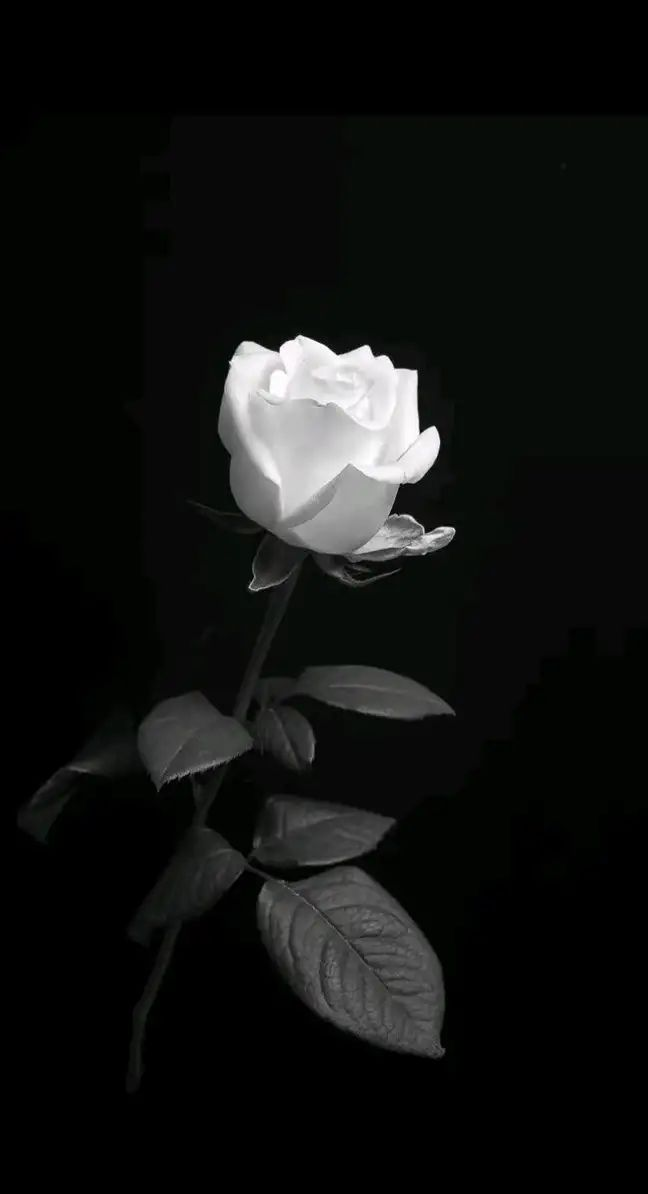
#> input picture minggu 9 PCD/bimodal.jpg, 648 x 1194 px
$ jupyter execute segmentasi_citra.ipynb   (older library calls are emulated)
#> lines starting #> are read from the running program, lines starting #| are printed output that depends on the picture; after the words box and inside, x2 and y2 are one past the last pixel; in counts of white or black regions, pixels touching at a corner belong together
[cell 1]
import numpy as np
import cv2
import matplotlib.pyplot as plt
from skimage.segmentation import watershed
from skimage.feature import peak_local_max
from scipy import ndimage

# =========================
# SAFE READ
# =========================
def safe_read(path):
#> called with path = 'bimodal.jpg'
    img = cv2.imread(path, 0)
#> img: shape (1194, 648); min 0, max 255, mean 17.7
#> call 2 of safe_read, with path = 'uneve.png'
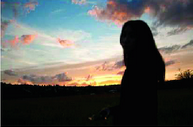
#> input picture minggu 9 PCD/uneve.png, 193 x 127 px
#> call 3 of safe_read, with path = 'overlapping.jpg'
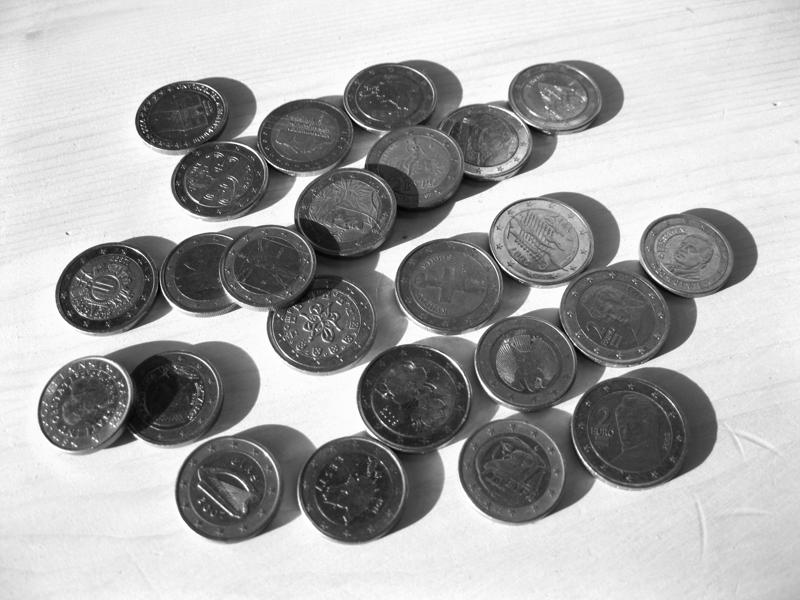
#> input picture minggu 9 PCD/overlapping.jpg, 800 x 600 px
#> in safe_read, img is the input picture: shape (600, 800); min 0, max 255, mean 168.4
    if img is None:
        raise ValueError(f"Gagal load: {path}")
    return img


# =========================
# AUTO GT GENERATOR
# =========================
def generate_gt(img, mode):
#> called with mode = 'bimodal'
    blur = cv2.GaussianBlur(img, (5,5), 0)

    if mode == "bimodal":
        _, gt = cv2.threshold(blur, 0, 255, cv2.THRESH_BINARY + cv2.THRESH_OTSU)
#> gt: shape (1194, 648); 4.6% white; 13 white regions (10 under 20 px), largest, box (x1, y1, x2, y2) and area: (222, 335, 455, 559) 35321, (198, 761, 217, 769) 44, (249, 582, 262, 591) 36

    elif mode == "uneven":
        gt = cv2.adaptiveThreshold(
            blur, 255,
            cv2.ADAPTIVE_THRESH_GAUSSIAN_C,
            cv2.THRESH_BINARY,
            21, 5
        )

    elif mode == "overlap":
        _, binary = cv2.threshold(blur, 0, 255, cv2.THRESH_BINARY + cv2.THRESH_OTSU)

        dist = ndimage.distance_transform_edt(binary)
        coords = peak_local_max(dist, footprint=np.ones((3,3)), labels=binary)

        mask = np.zeros(dist.shape, dtype=bool)
        if len(coords) > 0:
            mask[tuple(coords.T)] = True

        markers, _ = ndimage.label(mask)
        labels = watershed(-dist, markers, mask=binary)

        gt = (labels > 0).astype(np.uint8) * 255

    else:
        gt = np.zeros_like(img)

    return gt


# =========================
# LOAD IMAGES
# =========================
def load_images():
    images = {}

    img1 = safe_read("bimodal.jpg")
    img2 = safe_read("uneve.png")   # pastikan nama benar
    img3 = safe_read("overlapping.jpg")

    gt1 = cv2.imread("bimodal_gt.png", 0)
    gt2 = cv2.imread("uneven_gt.png", 0)
    gt3 = cv2.imread("overlap_gt.png", 0)

    if gt1 is None:
        gt1 = generate_gt(img1, "bimodal")
    if gt2 is None:
        gt2 = generate_gt(img2, "uneven")
#> call 2 of generate_gt, with mode = 'uneven'
#> in generate_gt (call 2), `gt = cv2.adaptiveThreshold( blur, 255, cv2.ADAPTIVE_THRESH_GAUSSIAN_C,..`:
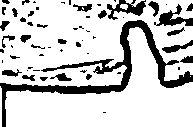
#> gt: shape (127, 193); 80.6% white; 58 black regions (29 under 20 px), largest, box (x1, y1, x2, y2) and area: (0, 20, 193, 127) 2665, (107, 0, 146, 20) 342, (154, 4, 193, 26) 340
    if gt3 is None:
        gt3 = generate_gt(img3, "overlap")
#> call 3 of generate_gt, with mode = 'overlap'
#> in generate_gt (call 3), `_, binary = cv2.threshold(blur, 0, 255, cv2.THRESH_BINARY + cv2.THRESH..`: binary: shape (600, 800); 56.1% white; 3 black regions (1 under 20 px), largest, box (x1, y1, x2, y2) and area: (55, 60, 758, 544) 191608, (38, 341, 260, 454) 18945
#> in generate_gt (call 3), `dist = ndimage.distance_transform_edt(binary)`:
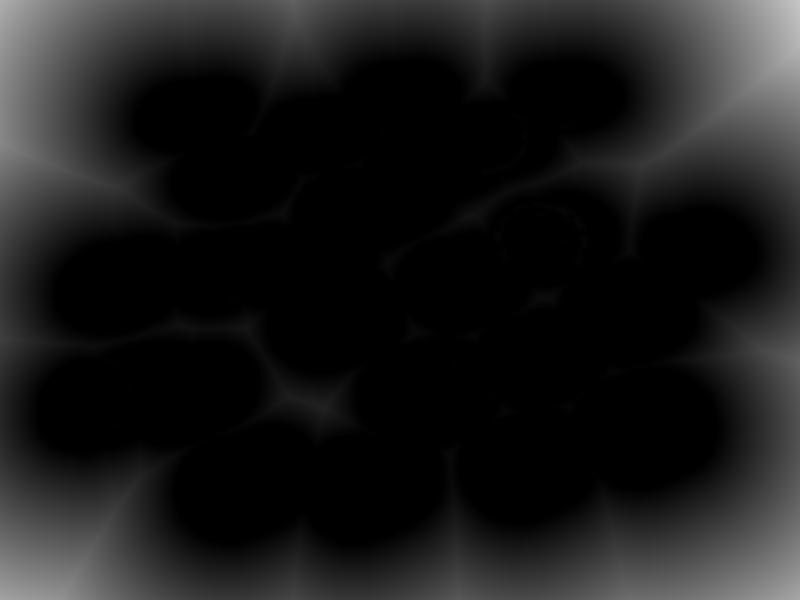
#> dist: shape (600, 800) float64; min 0, max 198.1, mean 27
#> in generate_gt (call 3), `coords = peak_local_max(dist, footprint=np.ones((3,3)), labels=binary)`: coords = 1564 pairs, first value 1 to 598, second value 1 to 798
#> in generate_gt (call 3), `labels = watershed(-dist, markers, mask=binary)`:
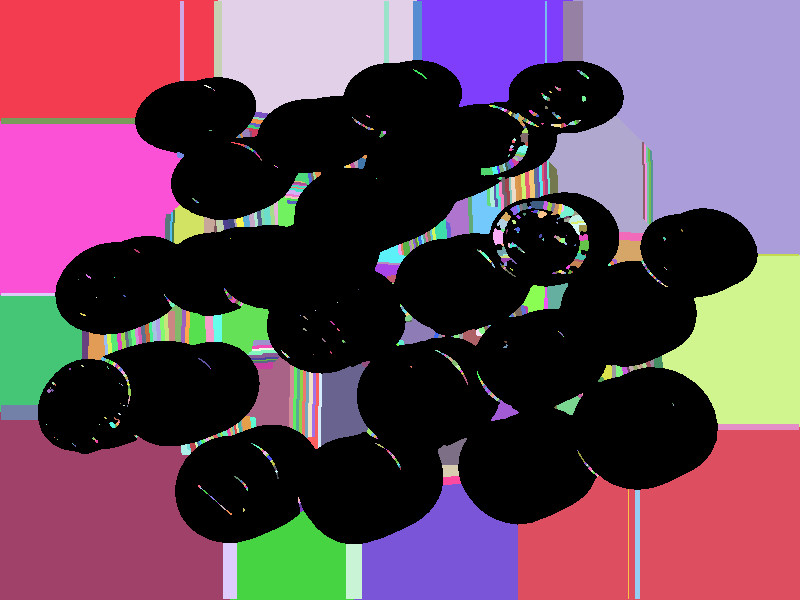
#> labels: shape (600, 800) int32; 723 distinct labels, from 0 to 722; one colour per label, 0 black

    gt1 = (gt1 > 0).astype(np.uint8)*255
    gt2 = (gt2 > 0).astype(np.uint8)*255
    gt3 = (gt3 > 0).astype(np.uint8)*255

    images["bimodal"] = (img1, gt1)
    images["uneven"] = (img2, gt2)
    images["overlap"] = (img3, gt3)

    return images


# =========================
# METRICS
# =========================
def metrics(pred, gt):
    pred = (pred>0).astype(np.uint8)
    gt = (gt>0).astype(np.uint8)

    tp = np.sum((pred==1)&(gt==1))
    fp = np.sum((pred==1)&(gt==0))
    fn = np.sum((pred==0)&(gt==1))
    tn = np.sum((pred==0)&(gt==0))

    iou = tp/(tp+fp+fn+1e-6)
    dice = 2*tp/(2*tp+fp+fn+1e-6)
    acc = (tp+tn)/(tp+tn+fp+fn+1e-6)
    prec = tp/(tp+fp+1e-6)
    rec = tp/(tp+fn+1e-6)

    return iou, dice, acc, prec, rec


# =========================
# THRESHOLDING
# =========================
def thresholding(img):
    blur = cv2.GaussianBlur(img,(5,5),0)
    results = {}

    _, results["global"] = cv2.threshold(blur,127,255,cv2.THRESH_BINARY)
    _, results["otsu"] = cv2.threshold(blur,0,255,cv2.THRESH_BINARY+cv2.THRESH_OTSU)

    results["adapt_mean"] = cv2.adaptiveThreshold(
        blur,255,cv2.ADAPTIVE_THRESH_MEAN_C,cv2.THRESH_BINARY,11,2)

    results["adapt_gauss"] = cv2.adaptiveThreshold(
        blur,255,cv2.ADAPTIVE_THRESH_GAUSSIAN_C,cv2.THRESH_BINARY,11,2)

    return results


# =========================
# EDGE DETECTION
# =========================
def edge_detection(img):
    results = {}

    sobelx = cv2.Sobel(img, cv2.CV_64F,1,0)
    sobely = cv2.Sobel(img, cv2.CV_64F,0,1)

    mag = np.sqrt(sobelx**2 + sobely**2)
    mag = cv2.normalize(mag,None,0,255,cv2.NORM_MINMAX)

    results["sobel"] = mag.astype(np.uint8)

    results["canny_1"] = cv2.Canny(img,50,150)
    results["canny_2"] = cv2.Canny(img,100,200)

    return results


# =========================
# REGION METHODS
# =========================
def region_methods(img):
    results = {}

    _, binary = cv2.threshold(img,127,255,cv2.THRESH_BINARY)

    _, labels = cv2.connectedComponents(binary)
    results["connected"] = (labels>0).astype(np.uint8)*255

    # Region Growing
    seed = (img.shape[0]//2, img.shape[1]//2)
    mask = np.zeros_like(img)
    mask[seed]=1

    for _ in range(50):
        dil = cv2.dilate(mask,np.ones((3,3),np.uint8))
        mask = np.where((dil==1)&(abs(img-img[seed])<20),1,mask)

    results["region_grow"] = mask*255

    # Watershed
    dist = ndimage.distance_transform_edt(binary)
    coords = peak_local_max(dist, footprint=np.ones((3,3)), labels=binary)

    mask_ws = np.zeros(dist.shape, dtype=bool)
    if len(coords)>0:
        mask_ws[tuple(coords.T)] = True

    markers,_ = ndimage.label(mask_ws)
    labels_ws = watershed(-dist, markers, mask=binary)

    results["watershed"] = (labels_ws>0).astype(np.uint8)*255

    return results


# =========================
# MAIN
# =========================
images = load_images()
#> images = 3 items

for name,(img,gt) in images.items():
    print(f"\n=== {name.upper()} ===")

    th = thresholding(img)
    ed = edge_detection(img)
    rg = region_methods(img)

    all_results = {**th, **ed, **rg}

    print("Method | IoU | Dice | Acc | Prec | Recall")
    for k,v in all_results.items():
        iou,dice,acc,prec,rec = metrics(v,gt)
        print(f"{k:12} {iou:.3f} {dice:.3f} {acc:.3f} {prec:.3f} {rec:.3f}")

    # =========================
    # VISUALISASI LENGKAP
    # =========================

    # --- THRESHOLDING ---
    plt.figure(figsize=(12,6))
    plt.suptitle(f"{name.upper()} - THRESHOLDING")

    plt.subplot(2,3,1); plt.imshow(img,cmap='gray'); plt.title("Original")
    plt.subplot(2,3,2); plt.imshow(th["global"],cmap='gray'); plt.title("Global")
    plt.subplot(2,3,3); plt.imshow(th["otsu"],cmap='gray'); plt.title("Otsu")
    plt.subplot(2,3,5); plt.imshow(th["adapt_mean"],cmap='gray'); plt.title("Adaptive Mean")
    plt.subplot(2,3,6); plt.imshow(th["adapt_gauss"],cmap='gray'); plt.title("Adaptive Gaussian")

    plt.tight_layout()
    plt.show()

    # --- EDGE ---
    sobelx = cv2.Sobel(img, cv2.CV_64F,1,0)
    sobely = cv2.Sobel(img, cv2.CV_64F,0,1)
    sobel_dir = np.arctan2(sobely, sobelx)

    # Prewitt
    kx = np.array([[1,1,1],[0,0,0],[-1,-1,-1]])
    ky = np.array([[-1,0,1],[-1,0,1],[-1,0,1]])
    px = cv2.filter2D(img.astype(np.float64), -1, kx)
    py = cv2.filter2D(img.astype(np.float64), -1, ky)
    prewitt = np.sqrt(px**2 + py**2)
    prewitt = cv2.normalize(prewitt,None,0,255,cv2.NORM_MINMAX)

    plt.figure(figsize=(12,6))
    plt.suptitle(f"{name.upper()} - EDGE")

    plt.subplot(2,3,1); plt.imshow(img,cmap='gray'); plt.title("Original")
    plt.subplot(2,3,2); plt.imshow(ed["sobel"],cmap='gray'); plt.title("Sobel Mag")
    plt.subplot(2,3,3); plt.imshow(sobel_dir,cmap='hsv'); plt.title("Sobel Dir")
    plt.subplot(2,3,4); plt.imshow(prewitt,cmap='gray'); plt.title("Prewitt")
    plt.subplot(2,3,5); plt.imshow(ed["canny_1"],cmap='gray'); plt.title("Canny 1")
    plt.subplot(2,3,6); plt.imshow(ed["canny_2"],cmap='gray'); plt.title("Canny 2")

    plt.tight_layout()
    plt.show()

    # --- REGION ---
    _, binary = cv2.threshold(img,127,255,cv2.THRESH_BINARY)

    seed = (img.shape[0]//2, img.shape[1]//2)
    img_seed = cv2.cvtColor(img, cv2.COLOR_GRAY2BGR)
    cv2.circle(img_seed,(seed[1],seed[0]),5,(255,0,0),-1)

    labels = cv2.connectedComponents((img>127).astype(np.uint8))[1]

    dist = ndimage.distance_transform_edt(binary)
    coords = peak_local_max(dist, footprint=np.ones((3,3)), labels=binary)

    mask_ws = np.zeros(dist.shape, dtype=bool)
    if len(coords)>0:
        mask_ws[tuple(coords.T)] = True

    markers,_ = ndimage.label(mask_ws)
    labels_ws = watershed(-dist, markers, mask=binary)

    plt.figure(figsize=(14,8))
    plt.suptitle(f"{name.upper()} - REGION")

    plt.subplot(2,4,1); plt.imshow(img,cmap='gray'); plt.title("Original")
    plt.subplot(2,4,2); plt.imshow(binary,cmap='gray'); plt.title("Binary")

    plt.subplot(2,4,3); plt.imshow(img_seed); plt.title("Seed")
    plt.subplot(2,4,4); plt.imshow(rg["region_grow"],cmap='gray'); plt.title("Region Growing")

    plt.subplot(2,4,5); plt.imshow(labels,cmap='jet'); plt.title("Connected Labels")
    plt.subplot(2,4,6); plt.imshow(rg["connected"],cmap='gray'); plt.title("Connected Bin")

    plt.subplot(2,4,7); plt.imshow(labels_ws,cmap='jet'); plt.title("Watershed Labels")
    plt.subplot(2,4,8); plt.imshow(rg["watershed"],cmap='gray'); plt.title("Watershed Bin")

    plt.tight_layout()
    plt.show()
#> this loop made 3 passes
#> (name, seed) on passes 1 to 3: ('bimodal', (597, 324)), ('uneven', (63, 96)), ('overlap', (300, 400))
#> (printed output is left out)
#> pass 1, `plt.show()`:
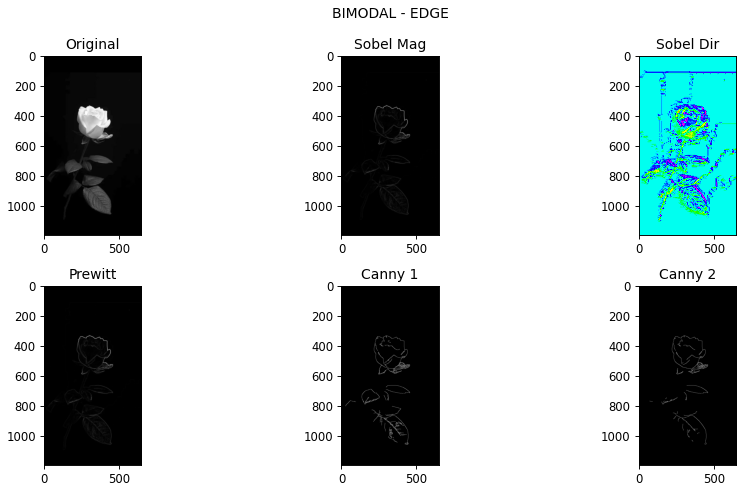
#> figure drawn by matplotlib, 6 panels
#> pass 1, `plt.show()`:
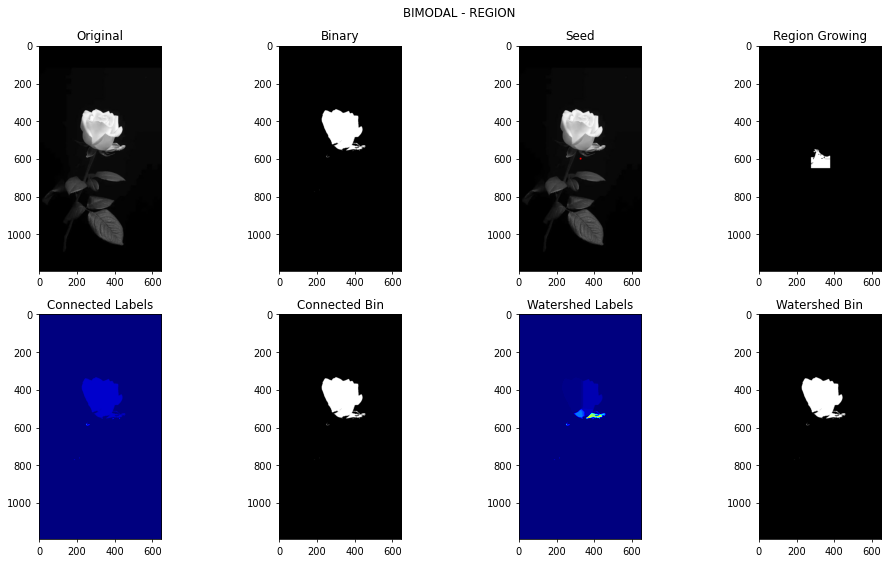
#> figure drawn by matplotlib, 8 panels; B, G, R data is drawn as R, G, B
#> after the loop:
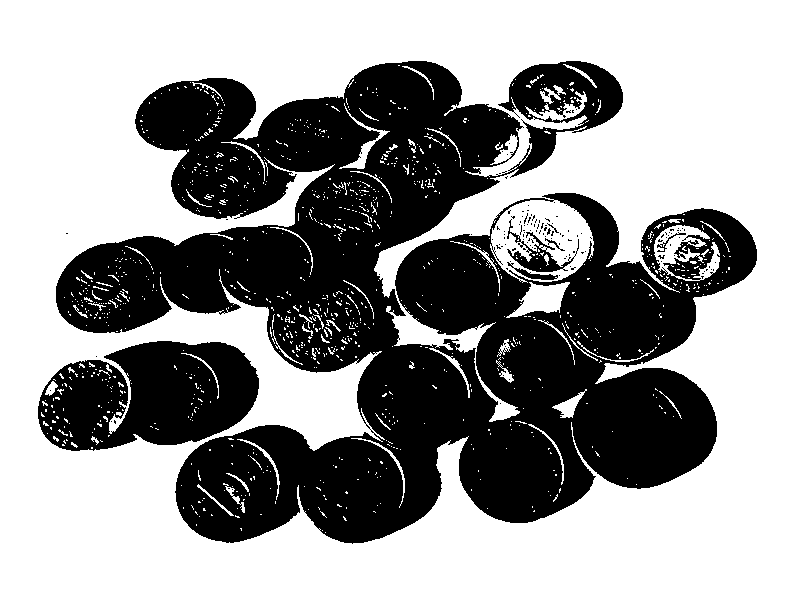
#> binary: shape (600, 800); 59.9% white; 132 black regions (125 under 20 px), largest, box (x1, y1, x2, y2) and area: (56, 61, 757, 544) 173268, (38, 341, 259, 451) 17683, (507, 219, 579, 272) 929
#> after the loop:
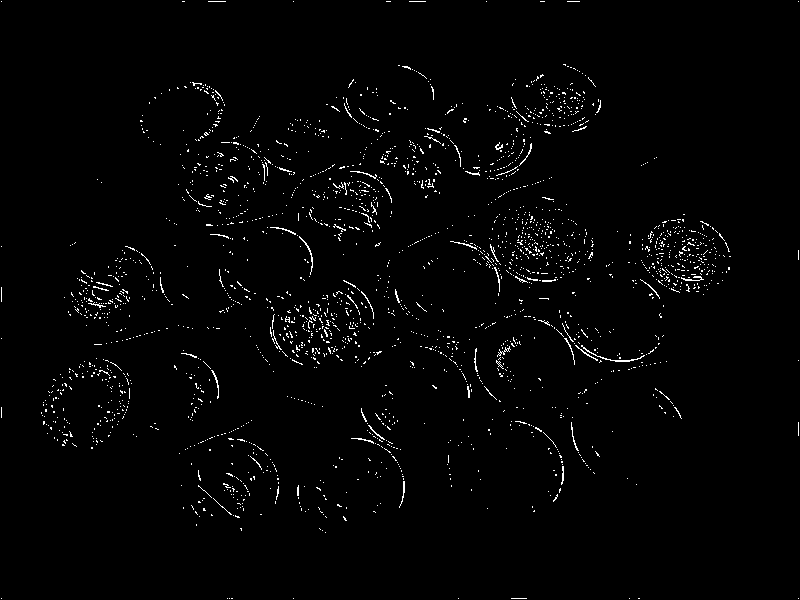
#> mask_ws: shape (600, 800) bool; 1.7% white in thin lines or dots
#> after the loop:
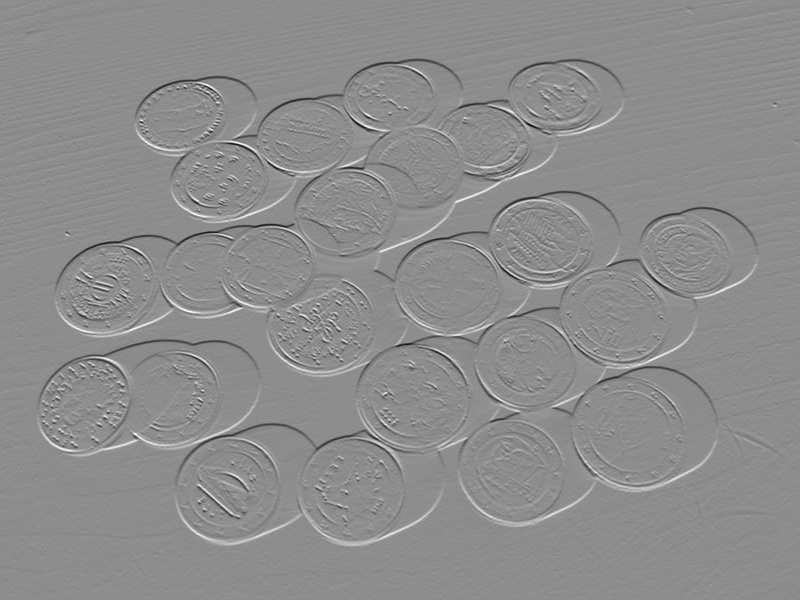
#> sobely: shape (600, 800) float64; min -905, max 729, mean 0; drawn with min black and max white
